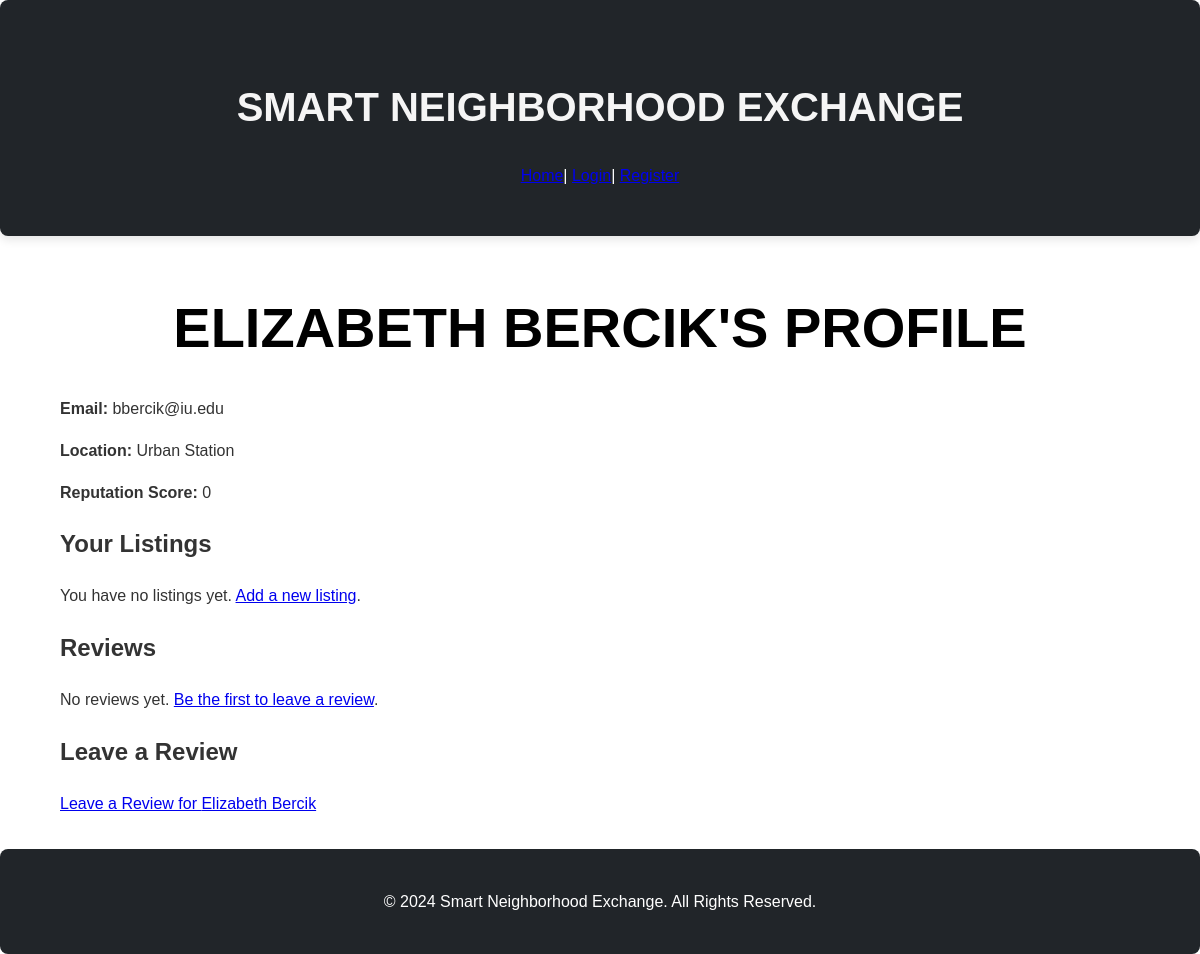
Before: /profile/1 with the older database file.
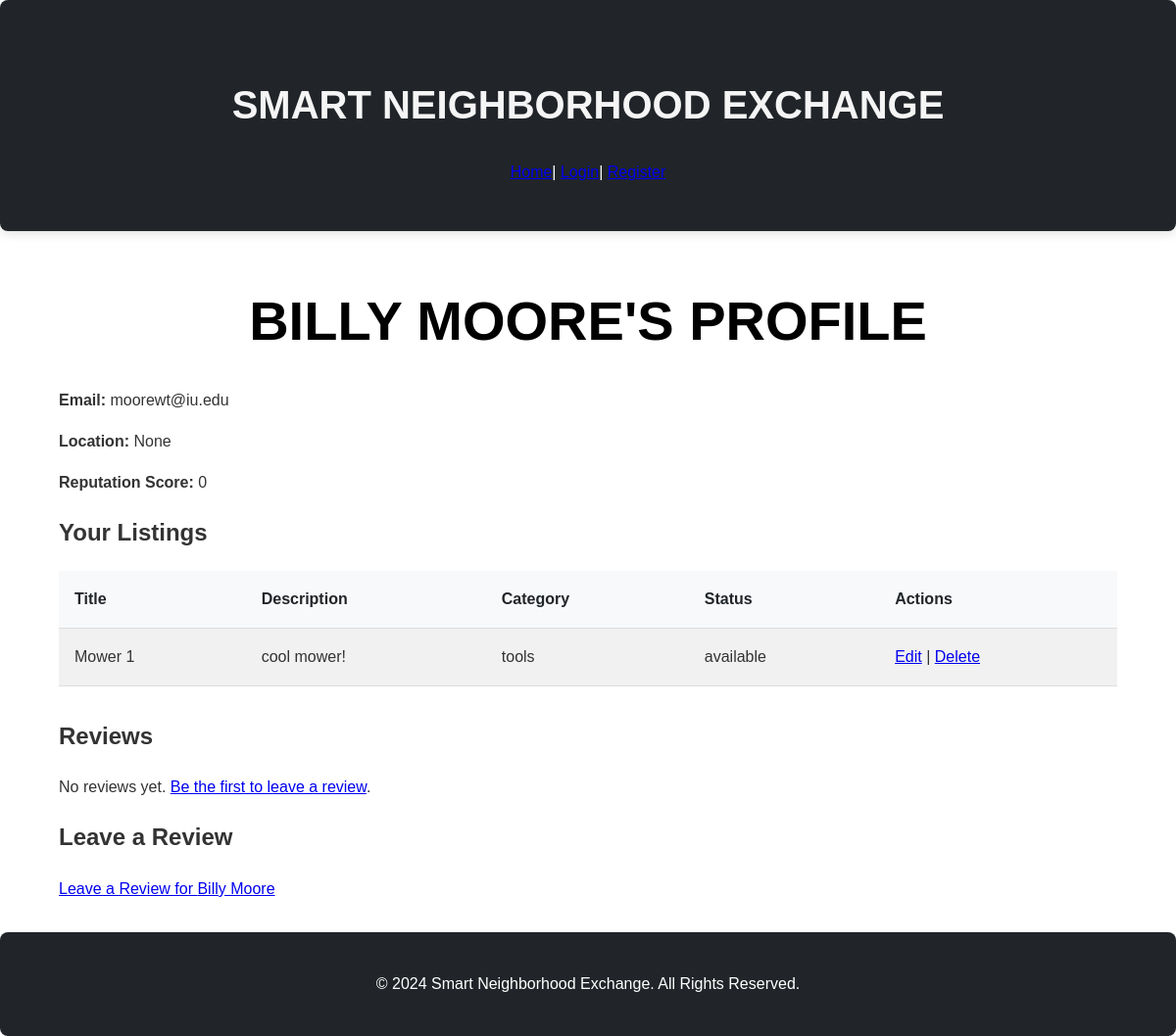
After: the same page with the newer database file.
### tables this page shows
CREATE TABLE users (
    id INTEGER PRIMARY KEY AUTOINCREMENT,
    name TEXT NOT NULL,
    email TEXT NOT NULL UNIQUE,
    password TEXT NOT NULL,
    profile_image TEXT,
    location TEXT,
    reputation_score INTEGER DEFAULT 0
);

CREATE TABLE listings (
    id INTEGER PRIMARY KEY AUTOINCREMENT,
    user_id INTEGER NOT NULL,
    title TEXT NOT NULL,
    description TEXT NOT NULL,
    category TEXT NOT NULL,
    status TEXT DEFAULT 'available',
    date_posted TEXT NOT NULL,
    image_url TEXT,
    FOREIGN KEY (user_id) REFERENCES users (id)
);

### app.py (the view)
@app.route('/profile/<int:user_id>')
def profile(user_id):
    conn = get_db_connection()
    user = conn.execute('SELECT * FROM users WHERE id = ?', (user_id,)).fetchone()
    if user is None:
        conn.close()
        flash('User not found.', 'error')
        return redirect(url_for('index'))
    user_listings = conn.execute('SELECT * FROM listings WHERE user_id = ?', (user_id,)).fetchall()
    user_reviews = conn.execute('''
        SELECT reviews.*, users.name AS reviewer_name
        FROM reviews
        JOIN users ON reviews.reviewer_id = users.id
        WHERE reviews.user_id = ?
    ''', (user_id,)).fetchall()
    conn.close()
    return render_template('profile.html', user=user, user_listings=user_listings, user_reviews=user_reviews)

### app.py (called while the page is built)
def get_db_connection():
    conn = sqlite3.connect('database.db')  # SQLite database file
    conn.row_factory = sqlite3.Row  # Enables dictionary-like access
    return conn

### templates/profile.html (shortened to what this page needs)
{% extends "layout.html" %}
{% block body %}
    <div class="container">
        <section class="profile-details">
            <h1>{{ user['name'] }}'s Profile</h1>
            <p><strong>Email:</strong> {{ user['email'] }}</p>
            <p><strong>Location:</strong> {{ user['location'] }}</p>
            <p><strong>Reputation Score:</strong> {{ user['reputation_score'] }}</p>
        </section>
        <section class="user-listings">
            <h2>Your Listings</h2>
            {% if user_listings %}
            <table>
                <thead>
                    <tr>
                        <th>Title</th>
                        <th>Description</th>
                        <th>Category</th>
                        <th>Status</th>
                        <th>Actions</th>
                    </tr>
                </thead>
                <tbody>
                    {% for listing in user_listings %}
                    <tr>
                        <td>{{ listing['title'] }}</td>
                        <td>{{ listing['description'] }}</td>
                        <td>{{ listing['category'] }}</td>
                        <td>{{ listing['status'] }}</td>
                        <td>
                            <a href="{{ url_for('edit_listing', listing_id=listing['id']) }}">Edit</a> |
                            <a href="{{ url_for('delete_listing', listing_id=listing['id']) }}">Delete</a>
                        </td>
                    </tr>
                    {% endfor %}
                </tbody>
            </table>
            {% else %}
            <p>You have no listings yet. <a href="{{ url_for('add_listing') }}">Add a new listing</a>.</p>
            {% endif %}
        </section>
        <section class="user-reviews">
            <h2>Reviews</h2>
            {% if user_reviews %}
            <table>
                <thead>
                    <tr>
                        <th>Reviewer</th>
                        <th>Rating</th>
                        <th>Comment</th>
                        <th>Date</th>
                    </tr>
                </thead>
                <tbody>
                    {% for review in user_reviews %}
                    <tr>
                        <td>{{ review['reviewer_name'] }}</td>
                        <td>{{ review['rating'] }}/5</td>
                        <td>{{ review['comment'] }}</td>
                        <td>{{ review['date_posted'] }}</td>
                    </tr>
                    {% endfor %}
                </tbody>
            </table>
            {% else %}
            <p>No reviews yet. <a href="{{ url_for('leave_review', user_id=user['id']) }}">Be the first to leave a review</a>.</p>
            {% endif %}
        </section>
        <section class="leave-review">
            <h2>Leave a Review</h2>
            <p><a href="{{ url_for('leave_review', user_id=user['id']) }}">Leave a Review for {{ user['name'] }}</a></p>
        </section>
    </div>
{% endblock %}

### templates/layout.html (shortened to what this page needs)
<!DOCTYPE html>
<html>
    <head>
        <link rel="stylesheet" href="{{ url_for('static', filename='styles.css') }}">
    </head>
    <body>
        <header class="header">
            <h1 id="main-heading">Smart Neighborhood Exchange</h1>
            <nav>
                <a href="{{ url_for('index') }}">Home</a>|
                    {% if 'user_id' in session %}
                        <a href="{{ url_for('dashboard') }}">Dashboard</a>|
                        <a href="{{ url_for('listings') }}">Listings</a>|
                        <a href="{{ url_for('messages', user_id=session['user_id']) }}">Messages</a>|
                        <a href="{{ url_for('bookings') }}">Bookings</a>|
                        <a href="{{ url_for('logout') }}">Logout</a>
                    {% else %}
                        <a href="{{ url_for('login') }}">Login</a>|
                        <a href="{{ url_for('register') }}">Register</a>
                    {% endif %}
            </nav>
        </header>
        <main>
            {% block body %}
            {% endblock %}
        </main>
        <footer class="footer">
            <p>&copy; 2024 Smart Neighborhood Exchange. All Rights Reserved.</p>
        </footer>
    </body>
</html>

### static/styles.css (style rules this page uses)
body { background-color: #fff; color: #333; font-size: 1rem; font-weight: 400; line-height: 1.6; margin: 0; text-align: left; font-family: 'Arial', sans-serif; }
.container { margin-left: auto; margin-right: auto; padding: 0 20px; width: 90%; }
.header { background-color: #212529; color: #fff; margin-bottom: 2rem; padding: 3rem 1.5rem; text-align: center; border-radius: 8px; box-shadow: 0 4px 10px rgba(0, 0, 0, 0.1); }
h1 { font-family: 'Montserrat', sans-serif; font-size: 3.5rem; font-weight: 700; color:black; margin-bottom: 1.5rem; text-transform: uppercase; text-align: center; }
table { background-color: transparent; margin-bottom: 2rem; width: 100%; border-collapse: collapse; }
table th, table td { padding: 1rem; vertical-align: middle; border-bottom: 1px solid #ddd; text-align: left; }
table th { background-color: #f8f9fa; font-weight: 600; color: #212529; }
tbody tr:nth-of-type(odd) { background-color: #f1f1f1; }
footer { background-color: #212529; color: #fff; padding: 1.5rem 0; text-align: center; margin-top: 2rem; border-radius: 8px; }
#main-heading { color: whitesmoke; font-size: 2.5rem; text-align: center; }

Changed rows visible on the page:
changed users: name "ELIZABETH BERCIK" → "BILLY MOORE"; email "bbercik@iu.edu" → "moorewt@iu.edu"; name "Elizabeth Bercik" → "Billy Moore"; location "Urban Station" → (not shown)
added listings: title "Mower 1", description "cool mower!", category "tools", status "available"
Other visible differences:
{{ user['location'] }}: (not shown) → "None"
text no longer shown: "You have no listings yet. Add a new listing ."
text now shown: "Title Description Category Status Actions"
